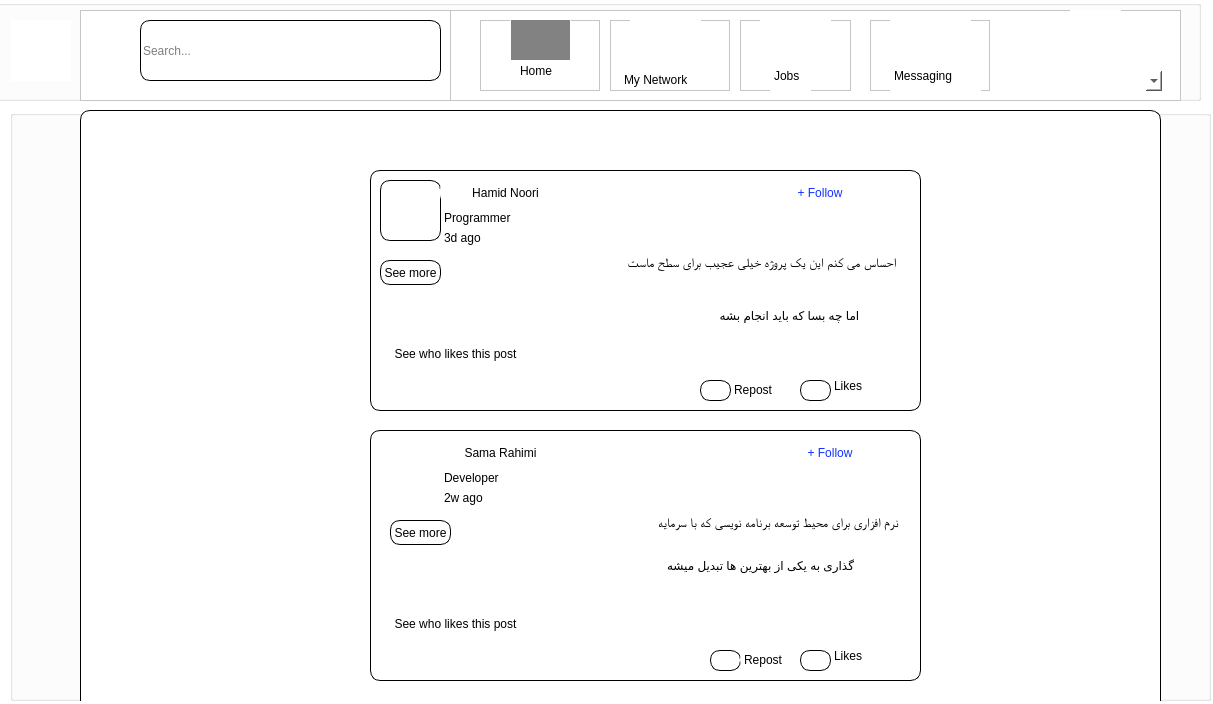
<?xml version="1.0" encoding="UTF-8"?>
<ui version="4.0">
 <class>Home</class>
 <widget class="QWidget" name="Home">
  <property name="geometry">
   <rect>
    <x>0</x>
    <y>0</y>
    <width>1213</width>
    <height>704</height>
   </rect>
  </property>
  <property name="windowTitle">
   <string>Form</string>
  </property>
  <property name="styleSheet">
   <string notr="true">background-color: rgb(255, 255, 255);</string>
  </property>
  <widget class="QGroupBox" name="groupBox">
   <property name="geometry">
    <rect>
     <x>-10</x>
     <y>0</y>
     <width>1211</width>
     <height>101</height>
    </rect>
   </property>
   <property name="title">
    <string/>
   </property>
   <widget class="QLabel" name="label">
    <property name="geometry">
     <rect>
      <x>20</x>
      <y>20</y>
      <width>61</width>
      <height>61</height>
     </rect>
    </property>
    <property name="styleSheet">
     <string notr="true">image: url(:/new/prefix1/photo/Linkdin.png);</string>
    </property>
    <property name="text">
     <string/>
    </property>
   </widget>
   <widget class="QFrame" name="frame">
    <property name="geometry">
     <rect>
      <x>90</x>
      <y>10</y>
      <width>381</width>
      <height>91</height>
     </rect>
    </property>
    <property name="frameShape">
     <enum>QFrame::StyledPanel</enum>
    </property>
    <property name="frameShadow">
     <enum>QFrame::Raised</enum>
    </property>
    <widget class="QLineEdit" name="lineEdit">
     <property name="geometry">
      <rect>
       <x>60</x>
       <y>10</y>
       <width>301</width>
       <height>61</height>
      </rect>
     </property>
     <property name="styleSheet">
      <string notr="true">border-radius:10px;
font: 75 12pt &quot;MS Shell Dlg 2&quot;;
border:1px solid black;</string>
     </property>
     <property name="placeholderText">
      <string>Search...</string>
     </property>
    </widget>
    <widget class="QLabel" name="label_2">
     <property name="geometry">
      <rect>
       <x>4</x>
       <y>10</y>
       <width>51</width>
       <height>61</height>
      </rect>
     </property>
     <property name="styleSheet">
      <string notr="true">image: url(:/new/prefix1/photo/Search.png);</string>
     </property>
     <property name="text">
      <string/>
     </property>
    </widget>
   </widget>
   <widget class="QFrame" name="frame_2">
    <property name="geometry">
     <rect>
      <x>460</x>
      <y>10</y>
      <width>731</width>
      <height>91</height>
     </rect>
    </property>
    <property name="frameShape">
     <enum>QFrame::StyledPanel</enum>
    </property>
    <property name="frameShadow">
     <enum>QFrame::Raised</enum>
    </property>
    <widget class="QPushButton" name="pushButton_2">
     <property name="geometry">
      <rect>
       <x>620</x>
       <y>0</y>
       <width>51</width>
       <height>51</height>
      </rect>
     </property>
     <property name="styleSheet">
      <string notr="true">border:1px solid white;
background-image: url(:/new/prefix1/photo/icons8-user-50.png);
image: url(:/new/prefix1/photo/icons8-user-50.png);</string>
     </property>
     <property name="text">
      <string/>
     </property>
    </widget>
    <widget class="QComboBox" name="comboBox">
     <property name="geometry">
      <rect>
       <x>602</x>
       <y>60</y>
       <width>111</width>
       <height>22</height>
      </rect>
     </property>
     <property name="styleSheet">
      <string notr="true">font: 75 8pt &quot;MS Shell Dlg 2&quot;;
border:1px solid white;</string>
     </property>
    </widget>
    <widget class="QFrame" name="frame_4">
     <property name="geometry">
      <rect>
       <x>160</x>
       <y>10</y>
       <width>120</width>
       <height>71</height>
      </rect>
     </property>
     <property name="styleSheet">
      <string notr="true">*{

}
*:hover{
border-bottom : 1px solid black;
}</string>
     </property>
     <property name="frameShape">
      <enum>QFrame::StyledPanel</enum>
     </property>
     <property name="frameShadow">
      <enum>QFrame::Raised</enum>
     </property>
     <widget class="QPushButton" name="pushButton_4">
      <property name="geometry">
       <rect>
        <x>20</x>
        <y>0</y>
        <width>71</width>
        <height>51</height>
       </rect>
      </property>
      <property name="styleSheet">
       <string notr="true">font: 75 10pt &quot;MS Shell Dlg 2&quot;;
border:1px solid white;
image: url(:/new/prefix1/photo/mynetwork (1).png);</string>
      </property>
      <property name="text">
       <string/>
      </property>
     </widget>
     <widget class="QLabel" name="label_3">
      <property name="geometry">
       <rect>
        <x>10</x>
        <y>50</y>
        <width>101</width>
        <height>20</height>
       </rect>
      </property>
      <property name="styleSheet">
       <string notr="true">font: 75 10pt &quot;MS Shell Dlg 2&quot;;
color: rgb(0, 0, 0);
border:1px solid white;</string>
      </property>
      <property name="text">
       <string>My Network</string>
      </property>
     </widget>
    </widget>
    <widget class="QFrame" name="frame_5">
     <property name="geometry">
      <rect>
       <x>290</x>
       <y>10</y>
       <width>111</width>
       <height>71</height>
      </rect>
     </property>
     <property name="styleSheet">
      <string notr="true">*{

}
*:hover{
border-bottom : 1px solid black;
}</string>
     </property>
     <property name="frameShape">
      <enum>QFrame::StyledPanel</enum>
     </property>
     <property name="frameShadow">
      <enum>QFrame::Raised</enum>
     </property>
     <widget class="QPushButton" name="pushButton_3">
      <property name="geometry">
       <rect>
        <x>20</x>
        <y>0</y>
        <width>71</width>
        <height>41</height>
       </rect>
      </property>
      <property name="styleSheet">
       <string notr="true">font: 75 10pt &quot;MS Shell Dlg 2&quot;;
image: url(:/new/prefix1/photo/bag (1).png);
border:1px solid white;</string>
      </property>
      <property name="text">
       <string/>
      </property>
     </widget>
     <widget class="QLabel" name="label_5">
      <property name="geometry">
       <rect>
        <x>30</x>
        <y>40</y>
        <width>41</width>
        <height>31</height>
       </rect>
      </property>
      <property name="styleSheet">
       <string notr="true">font: 75 11pt &quot;MS Shell Dlg 2&quot;;
color: rgb(0, 0, 0);
border:1px solid white;
</string>
      </property>
      <property name="text">
       <string>Jobs</string>
      </property>
     </widget>
    </widget>
    <widget class="QFrame" name="frame_6">
     <property name="geometry">
      <rect>
       <x>420</x>
       <y>10</y>
       <width>120</width>
       <height>71</height>
      </rect>
     </property>
     <property name="styleSheet">
      <string notr="true">*{

}
*:hover{
border-bottom : 1px solid black;
}</string>
     </property>
     <property name="frameShape">
      <enum>QFrame::StyledPanel</enum>
     </property>
     <property name="frameShadow">
      <enum>QFrame::Raised</enum>
     </property>
     <widget class="QLabel" name="label_6">
      <property name="geometry">
       <rect>
        <x>20</x>
        <y>40</y>
        <width>91</width>
        <height>31</height>
       </rect>
      </property>
      <property name="styleSheet">
       <string notr="true">font: 75 11pt &quot;MS Shell Dlg 2&quot;;
color: rgb(0, 0, 0);
border:1px solid white;</string>
      </property>
      <property name="text">
       <string>Messaging</string>
      </property>
     </widget>
     <widget class="QPushButton" name="pushButton_5">
      <property name="geometry">
       <rect>
        <x>20</x>
        <y>0</y>
        <width>81</width>
        <height>51</height>
       </rect>
      </property>
      <property name="styleSheet">
       <string notr="true">font: 75 10pt &quot;MS Shell Dlg 2&quot;;
border:1px solid white;
image: url(:/new/prefix1/photo/download.png);</string>
      </property>
      <property name="text">
       <string/>
      </property>
     </widget>
    </widget>
    <widget class="QFrame" name="frame_3">
     <property name="geometry">
      <rect>
       <x>30</x>
       <y>10</y>
       <width>120</width>
       <height>71</height>
      </rect>
     </property>
     <property name="styleSheet">
      <string notr="true">*{
	border-bottom-color: rgb(15, 15, 15);
}
</string>
     </property>
     <property name="frameShape">
      <enum>QFrame::StyledPanel</enum>
     </property>
     <property name="frameShadow">
      <enum>QFrame::Raised</enum>
     </property>
     <widget class="QPushButton" name="pushButton">
      <property name="geometry">
       <rect>
        <x>30</x>
        <y>-10</y>
        <width>61</width>
        <height>51</height>
       </rect>
      </property>
      <property name="styleSheet">
       <string notr="true">border-color: rgb(255, 255, 255);
color: rgb(139, 139, 139);
background-color: rgb(139, 139, 139);
image: url(:/new/prefix1/photo/Home.jpg);
background-image: url(:/new/prefix1/photo/Home.jpg);
border:1px solid white;
background-color: rgb(130, 130, 130);</string>
      </property>
      <property name="text">
       <string/>
      </property>
     </widget>
     <widget class="QLabel" name="label_4">
      <property name="geometry">
       <rect>
        <x>40</x>
        <y>40</y>
        <width>51</width>
        <height>21</height>
       </rect>
      </property>
      <property name="styleSheet">
       <string notr="true">*{
font: 75 10pt &quot;MS Shell Dlg 2&quot;;
color: rgb(0, 0, 0);
border-up:1px black solid;
}</string>
      </property>
      <property name="text">
       <string>Home</string>
      </property>
     </widget>
    </widget>
   </widget>
  </widget>
  <widget class="QGroupBox" name="groupBox_2">
   <property name="geometry">
    <rect>
     <x>10</x>
     <y>110</y>
     <width>1201</width>
     <height>591</height>
    </rect>
   </property>
   <property name="title">
    <string/>
   </property>
   <widget class="QGroupBox" name="groupBox_4">
    <property name="geometry">
     <rect>
      <x>70</x>
      <y>0</y>
      <width>1081</width>
      <height>621</height>
     </rect>
    </property>
    <property name="styleSheet">
     <string notr="true">border-radius:10px;
border-color: rgb(255, 255, 255);
font: 75 12pt &quot;MS Shell Dlg 2&quot;;
border:1px solid black;</string>
    </property>
    <property name="title">
     <string/>
    </property>
    <widget class="QFrame" name="frame_7">
     <property name="geometry">
      <rect>
       <x>290</x>
       <y>60</y>
       <width>551</width>
       <height>241</height>
      </rect>
     </property>
     <property name="frameShape">
      <enum>QFrame::StyledPanel</enum>
     </property>
     <property name="frameShadow">
      <enum>QFrame::Raised</enum>
     </property>
     <widget class="QPushButton" name="pushButton_6">
      <property name="geometry">
       <rect>
        <x>502</x>
        <y>10</y>
        <width>41</width>
        <height>28</height>
       </rect>
      </property>
      <property name="styleSheet">
       <string notr="true">image: url(:/new/prefix1/photo/Multiplypng.parspng.com-2 (1).png);
border-color: rgb(255, 255, 255);</string>
      </property>
      <property name="text">
       <string/>
      </property>
     </widget>
     <widget class="QLabel" name="label_10">
      <property name="geometry">
       <rect>
        <x>70</x>
        <y>40</y>
        <width>81</width>
        <height>16</height>
       </rect>
      </property>
      <property name="styleSheet">
       <string notr="true">color: rgb(0, 0, 0);
font: 75 7pt &quot;MS Shell Dlg 2&quot;;
border-color: rgb(255, 255, 255);</string>
      </property>
      <property name="text">
       <string>Programmer</string>
      </property>
     </widget>
     <widget class="QLabel" name="label_11">
      <property name="geometry">
       <rect>
        <x>70</x>
        <y>60</y>
        <width>51</width>
        <height>16</height>
       </rect>
      </property>
      <property name="styleSheet">
       <string notr="true">color: rgb(0, 0, 0);
font: 75 7pt &quot;MS Shell Dlg 2&quot;;
border-color: rgb(255, 255, 255);</string>
      </property>
      <property name="text">
       <string>3d ago</string>
      </property>
     </widget>
     <widget class="QPushButton" name="pushButton_10">
      <property name="geometry">
       <rect>
        <x>30</x>
        <y>200</y>
        <width>51</width>
        <height>28</height>
       </rect>
      </property>
      <property name="styleSheet">
       <string notr="true">border-image: url(:/new/prefix1/photo/Multimedia__287_29.jpg);
border-color: rgb(255, 255, 255);
</string>
      </property>
      <property name="text">
       <string/>
      </property>
     </widget>
     <widget class="QPushButton" name="pushButton_12">
      <property name="geometry">
       <rect>
        <x>10</x>
        <y>170</y>
        <width>151</width>
        <height>28</height>
       </rect>
      </property>
      <property name="styleSheet">
       <string notr="true">font: 75 7pt &quot;MS Shell Dlg 2&quot;;
border-color: rgb(255, 255, 255);
color: rgb(0, 0, 0);</string>
      </property>
      <property name="text">
       <string>See who likes this post</string>
      </property>
     </widget>
     <widget class="QLabel" name="label_13">
      <property name="geometry">
       <rect>
        <x>460</x>
        <y>200</y>
        <width>55</width>
        <height>31</height>
       </rect>
      </property>
      <property name="styleSheet">
       <string notr="true">color: rgb(0, 0, 0);
border-color: rgb(255, 255, 255);</string>
      </property>
      <property name="text">
       <string>Likes</string>
      </property>
     </widget>
     <widget class="QLabel" name="label_15">
      <property name="geometry">
       <rect>
        <x>430</x>
        <y>210</y>
        <width>31</width>
        <height>21</height>
       </rect>
      </property>
      <property name="text">
       <string/>
      </property>
     </widget>
     <widget class="QLabel" name="label_17">
      <property name="geometry">
       <rect>
        <x>360</x>
        <y>210</y>
        <width>51</width>
        <height>20</height>
       </rect>
      </property>
      <property name="styleSheet">
       <string notr="true">border-color: rgb(255, 255, 255);
color: rgb(0, 0, 0);
font: 8pt &quot;MS Shell Dlg 2&quot;;</string>
      </property>
      <property name="text">
       <string>Repost</string>
      </property>
     </widget>
     <widget class="QLabel" name="label_18">
      <property name="geometry">
       <rect>
        <x>330</x>
        <y>210</y>
        <width>31</width>
        <height>21</height>
       </rect>
      </property>
      <property name="styleSheet">
       <string notr="true">border-radius:10px;
color: rgb(0, 0, 0);</string>
      </property>
      <property name="text">
       <string/>
      </property>
     </widget>
     <widget class="QTextEdit" name="textEdit">
      <property name="geometry">
       <rect>
        <x>10</x>
        <y>80</y>
        <width>521</width>
        <height>41</height>
       </rect>
      </property>
      <property name="styleSheet">
       <string notr="true">border-color: rgb(255, 255, 255);
color: rgb(0, 0, 0);</string>
      </property>
      <property name="html">
       <string>&lt;!DOCTYPE HTML PUBLIC &quot;-//W3C//DTD HTML 4.0//EN&quot; &quot;http://www.w3.org/TR/REC-html40/strict.dtd&quot;&gt;
&lt;html&gt;&lt;head&gt;&lt;meta name=&quot;qrichtext&quot; content=&quot;1&quot; /&gt;&lt;style type=&quot;text/css&quot;&gt;
p, li { white-space: pre-wrap; }
&lt;/style&gt;&lt;/head&gt;&lt;body style=&quot; font-family:'MS Shell Dlg 2'; font-size:12pt; font-weight:72; font-style:normal;&quot;&gt;
&lt;p align=&quot;right&quot; style=&quot; margin-top:0px; margin-bottom:0px; margin-left:0px; margin-right:0px; -qt-block-indent:0; text-indent:0px;&quot;&gt;&lt;span style=&quot; font-size:10pt;&quot;&gt;احساس می کنم این یک پروژه خیلی عجیب برای سطح ماست&lt;/span&gt;&lt;/p&gt;&lt;/body&gt;&lt;/html&gt;</string>
      </property>
     </widget>
     <widget class="QPushButton" name="pushButton_15">
      <property name="geometry">
       <rect>
        <x>10</x>
        <y>90</y>
        <width>61</width>
        <height>25</height>
       </rect>
      </property>
      <property name="styleSheet">
       <string notr="true">font: 6pt &quot;MS Shell Dlg 2&quot;;
color: rgb(0, 0, 0);</string>
      </property>
      <property name="text">
       <string>See more</string>
      </property>
     </widget>
     <widget class="QPushButton" name="pushButton_16">
      <property name="geometry">
       <rect>
        <x>410</x>
        <y>10</y>
        <width>80</width>
        <height>25</height>
       </rect>
      </property>
      <property name="styleSheet">
       <string notr="true">border-color: rgb(255, 255, 255);
color: rgb(19, 50, 255);
font: 75 12pt &quot;MS Shell Dlg 2&quot;;</string>
      </property>
      <property name="text">
       <string>+ Follow</string>
      </property>
     </widget>
     <widget class="QPushButton" name="pushButton_18">
      <property name="geometry">
       <rect>
        <x>299</x>
        <y>130</y>
        <width>241</width>
        <height>31</height>
       </rect>
      </property>
      <property name="styleSheet">
       <string notr="true">color: black;
border-color: rgb(255, 255, 255);
font: 10pt &quot;MS Shell Dlg 2&quot;;</string>
      </property>
      <property name="text">
       <string>اما چه بسا که باید انجام بشه</string>
      </property>
     </widget>
     <widget class="QPushButton" name="pushButton_9">
      <property name="geometry">
       <rect>
        <x>130</x>
        <y>200</y>
        <width>41</width>
        <height>31</height>
       </rect>
      </property>
      <property name="styleSheet">
       <string notr="true">border-color: rgb(255, 255, 255);
border-image: url(:/new/prefix1/photo/comment.png);</string>
      </property>
      <property name="text">
       <string/>
      </property>
     </widget>
     <widget class="QPushButton" name="pushButton_13">
      <property name="geometry">
       <rect>
        <x>230</x>
        <y>200</y>
        <width>41</width>
        <height>31</height>
       </rect>
      </property>
      <property name="styleSheet">
       <string notr="true">border-color: rgb(255, 255, 255);
border-image: url(:/new/prefix1/photo/replace.png);</string>
      </property>
      <property name="text">
       <string/>
      </property>
     </widget>
     <widget class="QPushButton" name="pushButton_22">
      <property name="geometry">
       <rect>
        <x>10</x>
        <y>10</y>
        <width>61</width>
        <height>61</height>
       </rect>
      </property>
      <property name="styleSheet">
       <string notr="true">border-image: url(:/new/prefix1/photo/1.jpg);</string>
      </property>
      <property name="text">
       <string/>
      </property>
     </widget>
     <widget class="QPushButton" name="pushButton_23">
      <property name="geometry">
       <rect>
        <x>70</x>
        <y>10</y>
        <width>131</width>
        <height>25</height>
       </rect>
      </property>
      <property name="styleSheet">
       <string notr="true">color: rgb(0, 0, 0);
border-color: rgb(255, 255, 255);</string>
      </property>
      <property name="text">
       <string>Hamid Noori</string>
      </property>
     </widget>
    </widget>
    <widget class="QFrame" name="frame_8">
     <property name="geometry">
      <rect>
       <x>290</x>
       <y>320</y>
       <width>551</width>
       <height>251</height>
      </rect>
     </property>
     <property name="frameShape">
      <enum>QFrame::StyledPanel</enum>
     </property>
     <property name="frameShadow">
      <enum>QFrame::Raised</enum>
     </property>
     <widget class="QPushButton" name="pushButton_7">
      <property name="geometry">
       <rect>
        <x>500</x>
        <y>10</y>
        <width>41</width>
        <height>28</height>
       </rect>
      </property>
      <property name="styleSheet">
       <string notr="true">image: url(:/new/prefix1/photo/Multiplypng.parspng.com-2 (1).png);
border-color: rgb(255, 255, 255);</string>
      </property>
      <property name="text">
       <string/>
      </property>
     </widget>
     <widget class="QLabel" name="label_9">
      <property name="geometry">
       <rect>
        <x>70</x>
        <y>40</y>
        <width>61</width>
        <height>16</height>
       </rect>
      </property>
      <property name="styleSheet">
       <string notr="true">font: 75 7pt &quot;MS Shell Dlg 2&quot;;
border-color: rgb(255, 255, 255);
color: rgb(0, 0, 0);</string>
      </property>
      <property name="text">
       <string>Developer</string>
      </property>
     </widget>
     <widget class="QLabel" name="label_12">
      <property name="geometry">
       <rect>
        <x>70</x>
        <y>60</y>
        <width>51</width>
        <height>16</height>
       </rect>
      </property>
      <property name="styleSheet">
       <string notr="true">font: 75 7pt &quot;MS Shell Dlg 2&quot;;
color: rgb(0, 0, 0);
border-color: rgb(255, 255, 255);</string>
      </property>
      <property name="text">
       <string>2w ago</string>
      </property>
     </widget>
     <widget class="QPushButton" name="pushButton_8">
      <property name="geometry">
       <rect>
        <x>30</x>
        <y>210</y>
        <width>51</width>
        <height>28</height>
       </rect>
      </property>
      <property name="styleSheet">
       <string notr="true">border-image: url(:/new/prefix1/photo/Multimedia__287_29.jpg);
border-color: rgb(255, 255, 255);</string>
      </property>
      <property name="text">
       <string/>
      </property>
     </widget>
     <widget class="QLabel" name="label_14">
      <property name="geometry">
       <rect>
        <x>460</x>
        <y>210</y>
        <width>55</width>
        <height>31</height>
       </rect>
      </property>
      <property name="styleSheet">
       <string notr="true">color: rgb(0, 0, 0);
border-color: rgb(255, 255, 255);</string>
      </property>
      <property name="text">
       <string>Likes</string>
      </property>
     </widget>
     <widget class="QLabel" name="label_16">
      <property name="geometry">
       <rect>
        <x>430</x>
        <y>220</y>
        <width>31</width>
        <height>21</height>
       </rect>
      </property>
      <property name="text">
       <string/>
      </property>
     </widget>
     <widget class="QLabel" name="label_19">
      <property name="geometry">
       <rect>
        <x>340</x>
        <y>220</y>
        <width>31</width>
        <height>21</height>
       </rect>
      </property>
      <property name="styleSheet">
       <string notr="true">border-radius:10px;
color: rgb(0, 0, 0);</string>
      </property>
      <property name="text">
       <string/>
      </property>
     </widget>
     <widget class="QLabel" name="label_20">
      <property name="geometry">
       <rect>
        <x>370</x>
        <y>220</y>
        <width>51</width>
        <height>20</height>
       </rect>
      </property>
      <property name="styleSheet">
       <string notr="true">border-color: rgb(255, 255, 255);
color: rgb(0, 0, 0);
font: 8pt &quot;MS Shell Dlg 2&quot;;</string>
      </property>
      <property name="text">
       <string>Repost</string>
      </property>
     </widget>
     <widget class="QPushButton" name="pushButton_17">
      <property name="geometry">
       <rect>
        <x>420</x>
        <y>10</y>
        <width>80</width>
        <height>25</height>
       </rect>
      </property>
      <property name="styleSheet">
       <string notr="true">border-color: rgb(255, 255, 255);
color: rgb(19, 50, 255);
font: 75 12pt &quot;MS Shell Dlg 2&quot;;</string>
      </property>
      <property name="text">
       <string>+ Follow</string>
      </property>
     </widget>
     <widget class="QTextEdit" name="textEdit_2">
      <property name="geometry">
       <rect>
        <x>20</x>
        <y>80</y>
        <width>521</width>
        <height>41</height>
       </rect>
      </property>
      <property name="styleSheet">
       <string notr="true">border-color: rgb(255, 255, 255);
color: rgb(0, 0, 0);</string>
      </property>
      <property name="html">
       <string>&lt;!DOCTYPE HTML PUBLIC &quot;-//W3C//DTD HTML 4.0//EN&quot; &quot;http://www.w3.org/TR/REC-html40/strict.dtd&quot;&gt;
&lt;html&gt;&lt;head&gt;&lt;meta name=&quot;qrichtext&quot; content=&quot;1&quot; /&gt;&lt;style type=&quot;text/css&quot;&gt;
p, li { white-space: pre-wrap; }
&lt;/style&gt;&lt;/head&gt;&lt;body style=&quot; font-family:'MS Shell Dlg 2'; font-size:12pt; font-weight:72; font-style:normal;&quot;&gt;
&lt;p align=&quot;right&quot; style=&quot; margin-top:0px; margin-bottom:0px; margin-left:0px; margin-right:0px; -qt-block-indent:0; text-indent:0px;&quot;&gt;&lt;span style=&quot; font-size:10pt;&quot;&gt;نرم افزاری برای محیط توسعه برنامه نویسی که با سرمایه  &lt;/span&gt;&lt;/p&gt;&lt;/body&gt;&lt;/html&gt;</string>
      </property>
     </widget>
     <widget class="QPushButton" name="pushButton_19">
      <property name="geometry">
       <rect>
        <x>240</x>
        <y>120</y>
        <width>301</width>
        <height>31</height>
       </rect>
      </property>
      <property name="styleSheet">
       <string notr="true">color: black;
border-color: rgb(255, 255, 255);
font: 10pt &quot;MS Shell Dlg 2&quot;;</string>
      </property>
      <property name="text">
       <string>گذاری به یکی از بهترین ها تبدیل میشه</string>
      </property>
     </widget>
     <widget class="QPushButton" name="pushButton_20">
      <property name="geometry">
       <rect>
        <x>20</x>
        <y>90</y>
        <width>61</width>
        <height>25</height>
       </rect>
      </property>
      <property name="styleSheet">
       <string notr="true">font: 6pt &quot;MS Shell Dlg 2&quot;;
color: rgb(0, 0, 0);</string>
      </property>
      <property name="text">
       <string>See more</string>
      </property>
     </widget>
     <widget class="QPushButton" name="pushButton_11">
      <property name="geometry">
       <rect>
        <x>130</x>
        <y>210</y>
        <width>41</width>
        <height>31</height>
       </rect>
      </property>
      <property name="styleSheet">
       <string notr="true">border-color: rgb(255, 255, 255);
border-image: url(:/new/prefix1/photo/comment.png);</string>
      </property>
      <property name="text">
       <string/>
      </property>
     </widget>
     <widget class="QPushButton" name="pushButton_14">
      <property name="geometry">
       <rect>
        <x>230</x>
        <y>210</y>
        <width>41</width>
        <height>31</height>
       </rect>
      </property>
      <property name="styleSheet">
       <string notr="true">border-color: rgb(255, 255, 255);
border-image: url(:/new/prefix1/photo/replace.png);</string>
      </property>
      <property name="text">
       <string/>
      </property>
     </widget>
     <widget class="QPushButton" name="pushButton_21">
      <property name="geometry">
       <rect>
        <x>10</x>
        <y>180</y>
        <width>151</width>
        <height>28</height>
       </rect>
      </property>
      <property name="styleSheet">
       <string notr="true">font: 75 7pt &quot;MS Shell Dlg 2&quot;;
border-color: rgb(255, 255, 255);
color: rgb(0, 0, 0);</string>
      </property>
      <property name="text">
       <string>See who likes this post</string>
      </property>
     </widget>
     <widget class="QPushButton" name="pushButton_24">
      <property name="geometry">
       <rect>
        <x>10</x>
        <y>10</y>
        <width>51</width>
        <height>51</height>
       </rect>
      </property>
      <property name="styleSheet">
       <string notr="true">border-image: url(:/new/prefix1/photo/pic2.jpg);
border-color: rgb(255, 255, 255);</string>
      </property>
      <property name="text">
       <string/>
      </property>
     </widget>
     <widget class="QPushButton" name="pushButton_25">
      <property name="geometry">
       <rect>
        <x>70</x>
        <y>10</y>
        <width>121</width>
        <height>25</height>
       </rect>
      </property>
      <property name="styleSheet">
       <string notr="true">color: rgb(0, 0, 0);
border-color: rgb(255, 255, 255);</string>
      </property>
      <property name="text">
       <string>Sama Rahimi</string>
      </property>
     </widget>
    </widget>
    <widget class="QLabel" name="label_21">
     <property name="geometry">
      <rect>
       <x>20</x>
       <y>560</y>
       <width>16</width>
       <height>16</height>
      </rect>
     </property>
     <property name="whatsThis">
      <string>&lt;html&gt;&lt;head/&gt;&lt;body&gt;&lt;p&gt;&lt;span style=&quot; font-size:12pt; font-weight:72;&quot;&gt;اما چه بسا که باید انجام بشه&lt;/span&gt;&lt;/p&gt;&lt;/body&gt;&lt;/html&gt;</string>
     </property>
     <property name="styleSheet">
      <string notr="true">font: 8pt &quot;MS Shell Dlg 2&quot;;
color: rgb(0, 0, 0);
border-color: rgb(255, 255, 255);</string>
     </property>
     <property name="text">
      <string/>
     </property>
    </widget>
   </widget>
  </widget>
 </widget>
 <resources/>
 <connections>
  <connection>
   <sender>pushButton_15</sender>
   <signal>clicked()</signal>
   <receiver>pushButton_18</receiver>
   <slot>show()</slot>
   <hints>
    <hint type="sourcelabel">
     <x>365</x>
     <y>227</y>
    </hint>
    <hint type="destinationlabel">
     <x>659</x>
     <y>265</y>
    </hint>
   </hints>
  </connection>
  <connection>
   <sender>pushButton_20</sender>
   <signal>clicked()</signal>
   <receiver>pushButton_19</receiver>
   <slot>show()</slot>
   <hints>
    <hint type="sourcelabel">
     <x>382</x>
     <y>485</y>
    </hint>
    <hint type="destinationlabel">
     <x>671</x>
     <y>519</y>
    </hint>
   </hints>
  </connection>
 </connections>
</ui>
